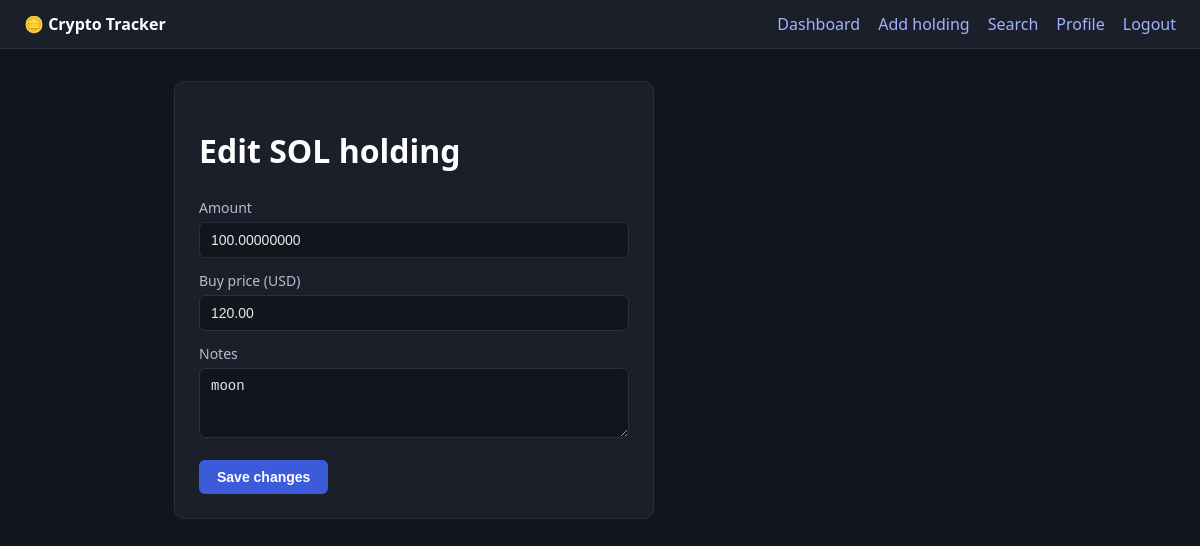
The page /edit_holding.php?id=3 (signed in) on the database its author committed.
### tables this page shows
CREATE TABLE holdings (
    id        INT AUTO_INCREMENT PRIMARY KEY,
    user_id   INT NOT NULL,
    coin_id   INT NOT NULL,
    amount    DECIMAL(18,8) NOT NULL,
    buy_price DECIMAL(18,2) NOT NULL,
    notes     TEXT DEFAULT '',        
    FOREIGN KEY (user_id) REFERENCES users(id),
    FOREIGN KEY (coin_id) REFERENCES coins(id)
);

CREATE TABLE coins (
    id      INT AUTO_INCREMENT PRIMARY KEY,
    symbol  VARCHAR(10) NOT NULL,    
    name    VARCHAR(50) NOT NULL,
    price   DECIMAL(18,2) NOT NULL   
);

### edit_holding.php (the view, shortened to what this page needs)
<?php
require 'config.php';
$id  = $_GET['id'] ?? '';
$res = mysqli_query($conn, "SELECT h.*, c.symbol FROM holdings h
                            JOIN coins c ON c.id = h.coin_id
                            WHERE h.id = $id");
$h = $res ? mysqli_fetch_assoc($res) : null;
?>
<!doctype html>
<html>
<head>
  <link rel="stylesheet" href="style.css">
</head>
<body>
  <div class="nav">
    <span class="brand">🪙 Crypto Tracker</span>
    <a href="dashboard.php">Dashboard</a>
    <a href="add_holding.php">Add holding</a>
    <a href="search.php">Search</a>
    <a href="profile.php">Profile</a>
    <a href="logout.php">Logout</a>
  </div>
  <div class="wrap">
    <div class="card" style="max-width:480px;">
      <h1>Edit <?php echo $h['symbol']; ?> holding</h1>
      <form method="post" action="edit_holding.php">
        <label>Amount</label>
        <input name="amount" value="<?php echo $h['amount']; ?>">
        <label>Buy price (USD)</label>
        <input name="buy_price" value="<?php echo $h['buy_price']; ?>">
        <label>Notes</label>
        <textarea name="notes"><?php echo $h['notes']; ?></textarea>
        <button type="submit">Save changes</button>
      </form>
    </div>
  </div>
</body>
</html>

### style.css (style rules this page uses)
* { box-sizing: border-box; }
body { margin: 0; font-family: system-ui, -apple-system, Segoe UI, Roboto, sans-serif; background: #12151c; color: #e6e8ee; line-height: 1.5; }
.nav { background: #1b1f2a; border-bottom: 1px solid #2a3040; padding: 12px 24px; display: flex; gap: 18px; align-items: center; }
.nav a { color: #9fb4ff; text-decoration: none; font-weight: 500; }
.nav .brand { font-weight: 700; color: #fff; margin-right: auto; }
.wrap { max-width: 900px; margin: 32px auto; padding: 0 24px; }
h1, h2 { color: #fff; font-weight: 600; }
.card { background: #1b1f2a; border: 1px solid #2a3040; border-radius: 10px; padding: 24px; margin-bottom: 24px; }
label { display: block; margin: 12px 0 4px; font-size: 14px; color: #b6bdcc; }
input, select, textarea { width: 100%; padding: 9px 11px; background: #12151c; border: 1px solid #2a3040; border-radius: 6px; color: #e6e8ee; font-size: 14px; }
textarea { min-height: 70px; resize: vertical; }
button, .btn { display: inline-block; margin-top: 16px; padding: 9px 18px; background: #3b5bdb; color: #fff; border: none; border-radius: 6px; font-size: 14px; font-weight: 600; cursor: pointer; text-decoration: none; }

### rows shown on the page
holdings: coin.symbol "SOL", amount "100.00000000", buy_price "120.00", notes "moon"
